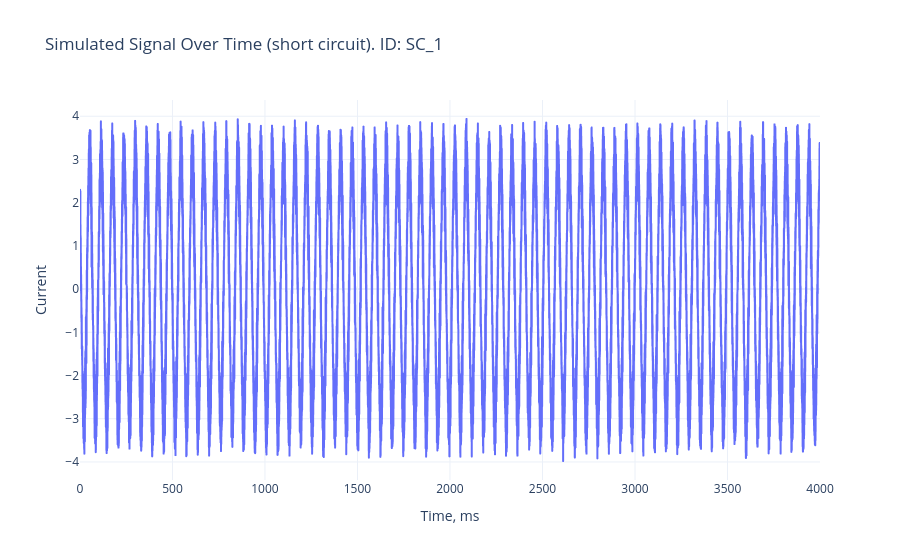

This figure's notebook cell:
### Code cell
fig = px.line(
    sim_df_SC,
    x=sim_df_SC.index,
    y='Current',
    title=f'Simulated Signal Over Time (short circuit). ID: {sim_measurement_SC}',
    labels={'x': 'Time, ms', 'Current': 'Current'},
    template='plotly_white'
)

fig.update_layout(
    xaxis_title="Time, ms",
    yaxis_title="Current"
)

fig.show()

### Figure 1 — Plotly figure (JSON) as saved in the notebook; plotly's stock layout.template omitted (floating-point values rounded to 4 significant figures; data arrays with more than 128 entries replaced by an {"elided": "..."} marker saying what was removed)
{"data": [{"hovertemplate": "Time=%{x}<br>Current=%{y}<extra></extra>", "legendgroup": "", "line": {"color": "#636efa", "dash": "solid"}, "marker": {"symbol": "circle"}, "mode": "lines", "name": "", "showlegend": false, "type": "scattergl", "x": {"elided": "16666 float values"}, "xaxis": "x", "y": {"elided": "16666 float values"}, "yaxis": "y"}], "layout": {"legend": {"tracegroupgap": 0}, "title": {"text": "Simulated Signal Over Time (short circuit). ID: SC_1"}, "xaxis": {"anchor": "y", "domain": [0, 1], "title": {"text": "Time, ms"}}, "yaxis": {"anchor": "x", "domain": [0, 1], "title": {"text": "Current"}}}}
